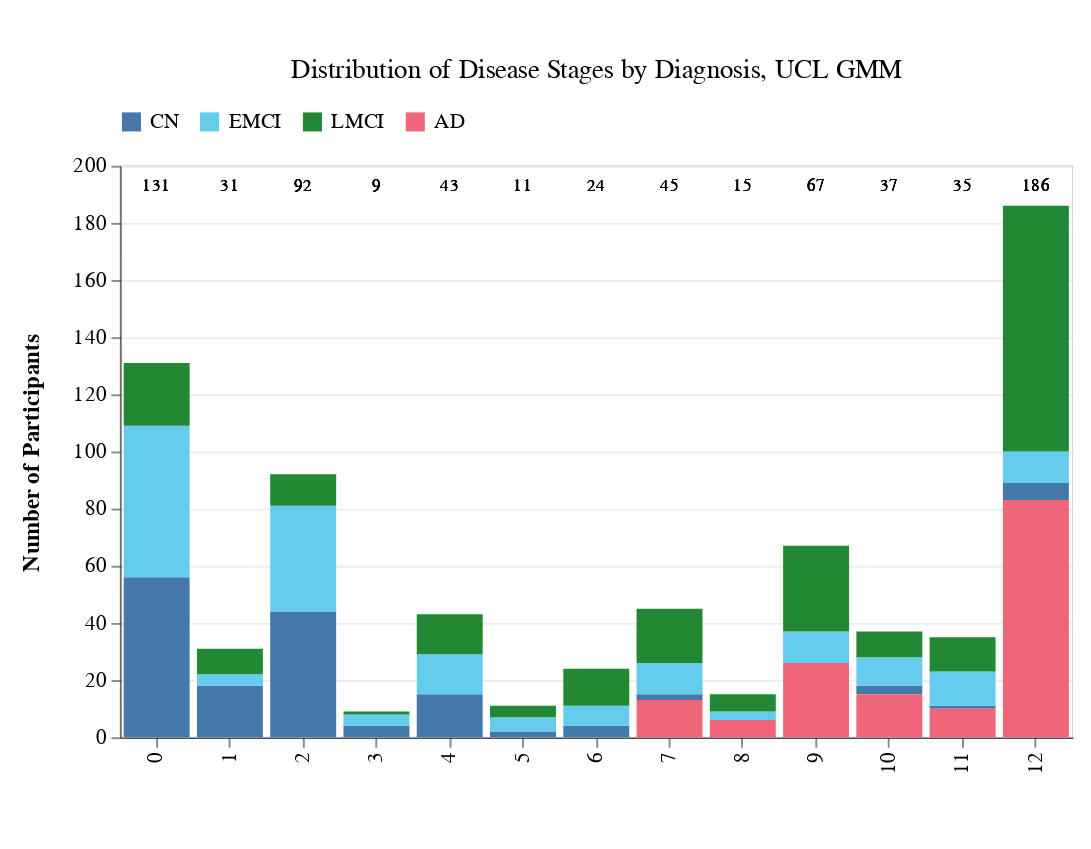

Notebook source saved alongside this figure:
### Markdown cell above
## UCL GMM

### Code cell
ucl_gmm_stages, ml_stages_plot, ucl_gmm_runtime = get_ml_stages_and_plot('ucl_gmm')
ml_stages_plot

### Figure 1 — Vega-Lite specification as saved in the notebook (floating-point values rounded to 4 significant figures)
{"config": {"view": {"continuousWidth": 300, "continuousHeight": 300, "stroke": "lightgray", "strokeWidth": 0.5}, "axis": {"domain": true, "domainColor": "black", "domainWidth": 0.5, "grid": true, "gridColor": "lightgray", "gridOpacity": 0.3, "labelColor": "black", "labelFont": "Arial", "titleColor": "black", "titleFont": "Arial"}}, "layer": [{"mark": {"type": "bar"}, "encoding": {"color": {"field": "Diagnosis", "legend": {"columns": 4, "direction": "horizontal", "labelFontSize": 11, "orient": "top", "symbolSize": 100, "title": null}, "scale": {"domain": ["CN", "EMCI", "LMCI", "AD"], "range": ["#4477AA", "#66CCEE", "#228833", "#EE6677"]}, "type": "nominal"}, "order": {"field": "Diagnosis", "sort": "ascending", "type": "nominal"}, "tooltip": [{"field": "Stage", "title": "Stage", "type": "ordinal"}, {"field": "Diagnosis", "title": "Diagnosis", "type": "nominal"}, {"field": "Count", "title": "Count", "type": "quantitative"}, {"field": "Percentage", "format": ".1%", "title": "Percentage", "type": "quantitative"}], "x": {"axis": {"grid": false, "labelFontSize": 11, "titleFont": "Arial", "titleFontSize": 12, "titlePadding": 15}, "field": "Stage", "title": "", "type": "ordinal"}, "y": {"axis": {"grid": true, "gridOpacity": 0.4, "labelFontSize": 11, "titleFont": "Arial", "titleFontSize": 12, "titlePadding": 15}, "field": "Count", "title": "Number of Participants", "type": "quantitative"}}, "title": {"text": "Distribution of Disease Stages by Diagnosis, UCL GMM", "anchor": "middle", "fontWeight": "normal", "fontSize": 14, "dy": -10}}, {"mark": {"type": "text", "align": "center", "baseline": "bottom", "dy": -5, "fontSize": 9}, "encoding": {"text": {"field": "Total", "format": ",d", "type": "quantitative"}, "tooltip": [{"field": "Stage", "title": "Stage", "type": "ordinal"}, {"field": "Total", "format": ",d", "title": "Total Sample Size", "type": "quantitative"}], "x": {"field": "Stage", "type": "ordinal"}, "y": {"value": 20}}, "title": {"text": "Distribution of Disease Stages by Diagnosis, UCL GMM", "anchor": "middle", "fontWeight": "normal", "fontSize": 14, "dy": -10}}], "data": {"name": "data-630912b541faee671a7907be3f602adf"}, "height": 300, "padding": {"left": 10, "top": 30, "right": 10, "bottom": 40}, "width": 500, "$schema": "https://vega.github.io/schema/vega-lite/v5.20.1.json", "datasets": {"data-630912b541faee671a7907be3f602adf": [{"Stage": 0, "Diagnosis": "CN", "Count": 56, "Total": 131, "Percentage": 0.4275}, {"Stage": 0, "Diagnosis": "EMCI", "Count": 53, "Total": 131, "Percentage": 0.4046}, {"Stage": 0, "Diagnosis": "LMCI", "Count": 22, "Total": 131, "Percentage": 0.1679}, {"Stage": 0, "Diagnosis": "AD", "Count": 0, "Total": 131, "Percentage": 0.0}, {"Stage": 1, "Diagnosis": "CN", "Count": 18, "Total": 31, "Percentage": 0.5806}, {"Stage": 1, "Diagnosis": "EMCI", "Count": 4, "Total": 31, "Percentage": 0.129}, {"Stage": 1, "Diagnosis": "LMCI", "Count": 9, "Total": 31, "Percentage": 0.2903}, {"Stage": 1, "Diagnosis": "AD", "Count": 0, "Total": 31, "Percentage": 0.0}, {"Stage": 2, "Diagnosis": "CN", "Count": 44, "Total": 92, "Percentage": 0.4783}, {"Stage": 2, "Diagnosis": "EMCI", "Count": 37, "Total": 92, "Percentage": 0.4022}, {"Stage": 2, "Diagnosis": "LMCI", "Count": 11, "Total": 92, "Percentage": 0.1196}, {"Stage": 2, "Diagnosis": "AD", "Count": 0, "Total": 92, "Percentage": 0.0}, {"Stage": 3, "Diagnosis": "CN", "Count": 4, "Total": 9, "Percentage": 0.4444}, {"Stage": 3, "Diagnosis": "EMCI", "Count": 4, "Total": 9, "Percentage": 0.4444}, {"Stage": 3, "Diagnosis": "LMCI", "Count": 1, "Total": 9, "Percentage": 0.1111}, {"Stage": 3, "Diagnosis": "AD", "Count": 0, "Total": 9, "Percentage": 0.0}, {"Stage": 4, "Diagnosis": "CN", "Count": 15, "Total": 43, "Percentage": 0.3488}, {"Stage": 4, "Diagnosis": "EMCI", "Count": 14, "Total": 43, "Percentage": 0.3256}, {"Stage": 4, "Diagnosis": "LMCI", "Count": 14, "Total": 43, "Percentage": 0.3256}, {"Stage": 4, "Diagnosis": "AD", "Count": 0, "Total": 43, "Percentage": 0.0}, {"Stage": 5, "Diagnosis": "CN", "Count": 2, "Total": 11, "Percentage": 0.1818}, {"Stage": 5, "Diagnosis": "EMCI", "Count": 5, "Total": 11, "Percentage": 0.4545}, {"Stage": 5, "Diagnosis": "LMCI", "Count": 4, "Total": 11, "Percentage": 0.3636}, {"Stage": 5, "Diagnosis": "AD", "Count": 0, "Total": 11, "Percentage": 0.0}, {"Stage": 6, "Diagnosis": "CN", "Count": 4, "Total": 24, "Percentage": 0.1667}, {"Stage": 6, "Diagnosis": "EMCI", "Count": 7, "Total": 24, "Percentage": 0.2917}, {"Stage": 6, "Diagnosis": "LMCI", "Count": 13, "Total": 24, "Percentage": 0.5417}, {"Stage": 6, "Diagnosis": "AD", "Count": 0, "Total": 24, "Percentage": 0.0}, {"Stage": 7, "Diagnosis": "CN", "Count": 2, "Total": 45, "Percentage": 0.04444}, {"Stage": 7, "Diagnosis": "EMCI", "Count": 11, "Total": 45, "Percentage": 0.2444}, {"Stage": 7, "Diagnosis": "LMCI", "Count": 19, "Total": 45, "Percentage": 0.4222}, {"Stage": 7, "Diagnosis": "AD", "Count": 13, "Total": 45, "Percentage": 0.2889}, {"Stage": 8, "Diagnosis": "CN", "Count": 0, "Total": 15, "Percentage": 0.0}, {"Stage": 8, "Diagnosis": "EMCI", "Count": 3, "Total": 15, "Percentage": 0.2}, {"Stage": 8, "Diagnosis": "LMCI", "Count": 6, "Total": 15, "Percentage": 0.4}, {"Stage": 8, "Diagnosis": "AD", "Count": 6, "Total": 15, "Percentage": 0.4}, {"Stage": 9, "Diagnosis": "CN", "Count": 0, "Total": 67, "Percentage": 0.0}, {"Stage": 9, "Diagnosis": "EMCI", "Count": 11, "Total": 67, "Percentage": 0.1642}, {"Stage": 9, "Diagnosis": "LMCI", "Count": 30, "Total": 67, "Percentage": 0.4478}, {"Stage": 9, "Diagnosis": "AD", "Count": 26, "Total": 67, "Percentage": 0.3881}, {"Stage": 10, "Diagnosis": "CN", "Count": 3, "Total": 37, "Percentage": 0.08108}, {"Stage": 10, "Diagnosis": "EMCI", "Count": 10, "Total": 37, "Percentage": 0.2703}, {"Stage": 10, "Diagnosis": "LMCI", "Count": 9, "Total": 37, "Percentage": 0.2432}, {"Stage": 10, "Diagnosis": "AD", "Count": 15, "Total": 37, "Percentage": 0.4054}, {"Stage": 11, "Diagnosis": "CN", "Count": 1, "Total": 35, "Percentage": 0.02857}, {"Stage": 11, "Diagnosis": "EMCI", "Count": 12, "Total": 35, "Percentage": 0.3429}, {"Stage": 11, "Diagnosis": "LMCI", "Count": 12, "Total": 35, "Percentage": 0.3429}, {"Stage": 11, "Diagnosis": "AD", "Count": 10, "Total": 35, "Percentage": 0.2857}, {"Stage": 12, "Diagnosis": "CN", "Count": 6, "Total": 186, "Percentage": 0.03226}, {"Stage": 12, "Diagnosis": "EMCI", "Count": 11, "Total": 186, "Percentage": 0.05914}, {"Stage": 12, "Diagnosis": "LMCI", "Count": 86, "Total": 186, "Percentage": 0.4624}, {"Stage": 12, "Diagnosis": "AD", "Count": 83, "Total": 186, "Percentage": 0.4462}]}}
